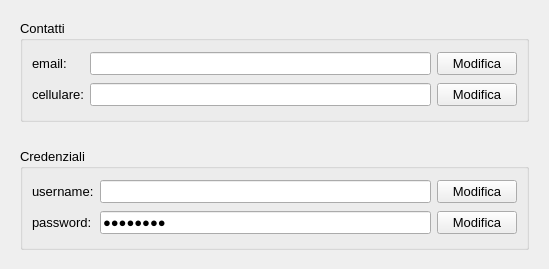
<?xml version="1.0" encoding="UTF-8"?>
<ui version="4.0">
 <class>mainWindow</class>
 <widget class="QWidget" name="mainWindow">
  <property name="windowModality">
   <enum>Qt::NonModal</enum>
  </property>
  <property name="geometry">
   <rect>
    <x>0</x>
    <y>0</y>
    <width>549</width>
    <height>269</height>
   </rect>
  </property>
  <property name="font">
   <font>
    <family>Arial</family>
    <pointsize>10</pointsize>
   </font>
  </property>
  <property name="windowTitle">
   <string>Dati personali</string>
  </property>
  <property name="statusTip">
   <string/>
  </property>
  <layout class="QVBoxLayout" name="verticalLayout">
   <property name="leftMargin">
    <number>20</number>
   </property>
   <property name="topMargin">
    <number>20</number>
   </property>
   <property name="rightMargin">
    <number>20</number>
   </property>
   <property name="bottomMargin">
    <number>19</number>
   </property>
   <item>
    <widget class="QGroupBox" name="groupContatti">
     <property name="title">
      <string>Contatti</string>
     </property>
     <layout class="QGridLayout" name="gridLayout">
      <item row="0" column="0">
       <widget class="QLabel" name="emailLabel">
        <property name="text">
         <string>email:</string>
        </property>
       </widget>
      </item>
      <item row="0" column="2">
       <widget class="QPushButton" name="btnEmail">
        <property name="font">
         <font>
          <family>Arial</family>
          <pointsize>10</pointsize>
         </font>
        </property>
        <property name="text">
         <string>Modifica</string>
        </property>
       </widget>
      </item>
      <item row="1" column="2">
       <widget class="QPushButton" name="btnCellulare">
        <property name="text">
         <string>Modifica</string>
        </property>
       </widget>
      </item>
      <item row="0" column="1">
       <widget class="QLineEdit" name="emailEdit">
        <property name="text">
         <string/>
        </property>
        <property name="readOnly">
         <bool>true</bool>
        </property>
       </widget>
      </item>
      <item row="1" column="0">
       <widget class="QLabel" name="cellLabel">
        <property name="text">
         <string>cellulare:</string>
        </property>
       </widget>
      </item>
      <item row="1" column="1">
       <widget class="QLineEdit" name="cellEdit">
        <property name="inputMethodHints">
         <set>Qt::ImhNone</set>
        </property>
        <property name="text">
         <string/>
        </property>
        <property name="readOnly">
         <bool>true</bool>
        </property>
       </widget>
      </item>
     </layout>
    </widget>
   </item>
   <item>
    <spacer name="spacerCentre">
     <property name="orientation">
      <enum>Qt::Horizontal</enum>
     </property>
     <property name="sizeType">
      <enum>QSizePolicy::Minimum</enum>
     </property>
     <property name="sizeHint" stdset="0">
      <size>
       <width>40</width>
       <height>20</height>
      </size>
     </property>
    </spacer>
   </item>
   <item>
    <widget class="QGroupBox" name="groupCredenziali">
     <property name="title">
      <string>Credenziali</string>
     </property>
     <layout class="QGridLayout" name="gridLayout_2">
      <item row="0" column="0">
       <widget class="QLabel" name="userLabel">
        <property name="text">
         <string>username:</string>
        </property>
       </widget>
      </item>
      <item row="0" column="1">
       <widget class="QLineEdit" name="userEdit">
        <property name="readOnly">
         <bool>true</bool>
        </property>
       </widget>
      </item>
      <item row="2" column="0">
       <widget class="QLabel" name="pwdLabel">
        <property name="text">
         <string>password:</string>
        </property>
       </widget>
      </item>
      <item row="2" column="3">
       <widget class="QPushButton" name="btnPassword">
        <property name="text">
         <string>Modifica</string>
        </property>
       </widget>
      </item>
      <item row="0" column="3">
       <widget class="QPushButton" name="btnUser">
        <property name="text">
         <string>Modifica</string>
        </property>
       </widget>
      </item>
      <item row="2" column="1">
       <widget class="QLineEdit" name="pwdEdit">
        <property name="text">
         <string>password</string>
        </property>
        <property name="frame">
         <bool>true</bool>
        </property>
        <property name="echoMode">
         <enum>QLineEdit::Password</enum>
        </property>
        <property name="readOnly">
         <bool>true</bool>
        </property>
       </widget>
      </item>
     </layout>
    </widget>
   </item>
  </layout>
 </widget>
 <resources/>
 <connections/>
</ui>
